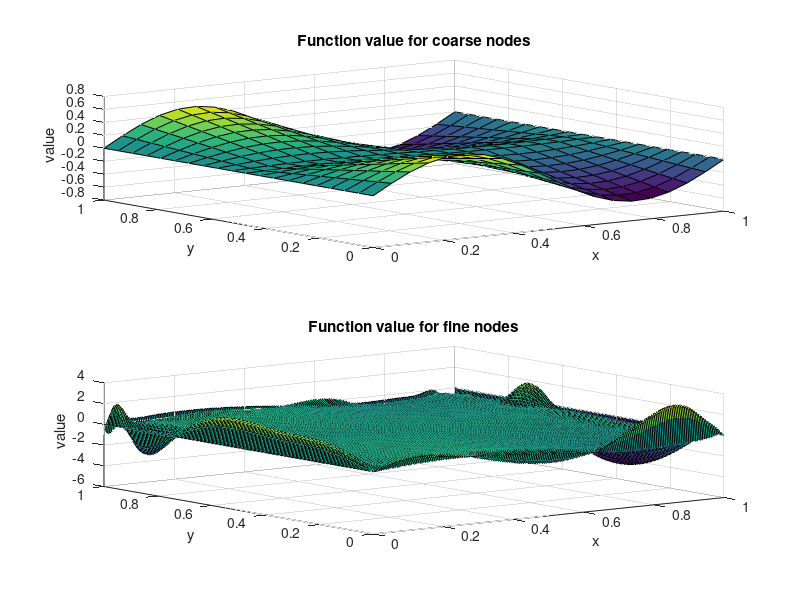

Reproduce this figure in MATLAB.
function [M,N,P,R,x_coarse,y_coarse,F_coarse,x_fine,y_fine,F_fine] = zadanie5()
P = 200; % liczba unikalnych współrzędnych x punktów dla których będzie obliczana interpolacja
R = 200; % liczba unikalnych współrzędnych y punktów dla których będzie obliczana interpolacja
M = 20; % liczba węzłów interpolacji wzdłuż osi X (stopień wielomianu zmiennej x: M-1)
N = 20; % liczba węzłów interpolacji wzdłuż osi Y (stopień wielomianu zmiennej y: N-1)

% Generowanie węzłów interpolacji na płaszczyźnie
x_coarse = linspace(0, 1, M);
y_coarse = linspace(0, 1, N);
[X_coarse, Y_coarse] = meshgrid(x_coarse, y_coarse);

% Wyznaczenie wartości funkcji oryginalnej w węzłach
F_coarse = sin(X_coarse*2*pi) .* abs(Y_coarse-0.5);

MN = M*N;
xvec_coarse = reshape(X_coarse, MN, 1);
yvec_coarse = reshape(Y_coarse, MN, 1);
fvec_coarse = reshape(F_coarse, MN, 1);

% Macierz Vandermonde'a dla interpolacji 2d
V = zeros(M*N, M*N);
for i = 0:(M-1)
    for j = 0:(N-1)
        V(:, i*N + j + 1) = xvec_coarse.^i .* yvec_coarse.^j;
    end
end

% Współczynniki wielomianu interpolacyjnego
coeffs = V \ fvec_coarse;

% Obliczanie wartości funkcji interpolującej na gęstszej siatce
x_fine = linspace(0, 1, P);
y_fine = linspace(0, 1, R);
[X_fine, Y_fine] = meshgrid(x_fine, y_fine);

F_fine = zeros(size(X_fine));
% zadanie B: zdefiniuj obliczenia wartości wielomianu interpolującego. Rezultat obliczeń zapisz w zmiennej F_fine.

for i = 0:(M-1)
    for j = 0:(N-1)
        F_fine = F_fine + coeffs(i*N + j + 1) * X_fine.^i .* Y_fine.^j;
    end
end

subplot(2,1,1)
surf(X_coarse, Y_coarse, F_coarse)
xlabel('x')
ylabel('y')
zlabel('value')
title('Function value for coarse nodes')


subplot(2,1,2)
surf(X_fine, Y_fine, F_fine)
xlabel('x')
ylabel('y')
zlabel('value')
title('Function value for fine nodes')

end